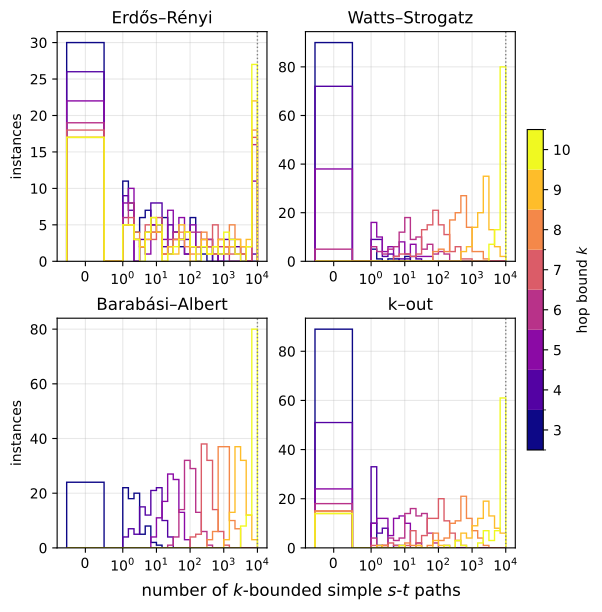

Source code (Python):
""" Experiment accompanying the paper, generates log and .pdf figure

How many k-bounded simple s-t paths does an instance actually have?

The count is a property of the instance, not of the algorithm: every
complete enumerator returns the same number, so BS-DFS serves only as the
oracle.  The histogram is therefore a description of the graph families --
it says what enumeration workload each family poses, and how that workload
spreads over orders of magnitude as the hop bound k grows.

Two populations are drawn explicitly, because both are informative:

  x = 0        instances with no k-bounded path at all (t out of reach
               within k hops); the left-most bin, in the linear part of
               the symlog axis
  x >= ISLICE  instances right-censored by the enumeration cap; they land
               in the top bin, marked by the dotted line, and are counted
               separately in the log
"""

import statistics
from collections import Counter
from itertools import islice

import numpy as np
import matplotlib.pyplot as plt
from matplotlib.colors import BoundaryNorm

from bsdfs import bsdfs
from graph_generator import (CMAP, FAMILIES, ISLICE, K_VALUES, RUNS,
                             COLS, make_panels, print_families)

print_families("path_counts")

# one bin for the zero-path instances, then logarithmic bins up to the cap
BINS = np.concatenate(([-0.5, 0.5], np.logspace(0, np.log10(ISLICE), 25)))


def print_totals(title, totals):
    print(f"\n--- {title}: k-bounded simple s-t paths per instance ---")
    print(f"{'k':>3} {'n':>6} {'no path':>9} {'censored':>9} {'median':>10}"
          f" {'p90':>12} {'max':>12} {'total':>14}")
    for k in K_VALUES:
        c = totals[k]
        print(f"{k:>3} {c['n']:6,} {100*c['zero']/c['n']:8.1f}% {c['trunc']:9,}"
              f" {c['median']:10,.0f} {c['p90']:12,.0f} {c['max']:12,} {c['paths']:14,}")


def make_ax(ax, title, graph_generator):
    ks = list(K_VALUES)

    data = {k: [] for k in ks}
    totals = {k: Counter() for k in ks}
    for run in range(RUNS):
        G, s, t = graph_generator(run)
        n, m = G.number_of_nodes(), G.number_of_edges()
        for k in ks:
            p = sum(1 for _ in islice(bsdfs(G, s, t, k), ISLICE))
            data[k].append(p)
            totals[k].update(n=1, zero=(p == 0), trunc=(p >= ISLICE), paths=p)
            print(f"{run=:8} {n=:4} {m=:4} {k=:4} {p=:10}")

    for i, k in enumerate(ks):
        ax.hist(data[k], bins=BINS, histtype="step", lw=1, color=CMAP(i), label=f"k={k}")

    ax.set_xscale("symlog", linthresh=1)
    ax.axvline(ISLICE, color="gray", lw=1, ls=":")   # enumeration cap: right-censored
    ax.set_title(title)
    ax.grid(True, alpha=0.3)

    for k in ks:
        totals[k]["median"] = statistics.median(data[k])
        totals[k]["p90"] = np.percentile(data[k], 90)
        totals[k]["max"] = max(data[k])
    return totals


def main():
    plt.rcParams.update({"pdf.fonttype": 42}) # Type 42 (TrueType) makes the figure text searchable and selectable
    # every panel holds the same number of instances, so the counts stay
    # comparable without a shared y axis -- and not sharing it keeps the tall
    # zero-path bin of one family from flattening the shape of another
    fig, axes = make_panels(sharey=False)

    fig.supxlabel("number of $k$-bounded simple $s$-$t$ paths")
    for ax in axes[::COLS]:                      # leftmost panel of each row
        ax.set_ylabel("instances")

    totals = [make_ax(ax, f.name, f.generate) for ax, f in zip(axes, FAMILIES)]

    norm = BoundaryNorm(np.arange(min(K_VALUES)-.5, max(K_VALUES)+1.5, 1), CMAP.N)

    sm = plt.cm.ScalarMappable(cmap=CMAP, norm=norm); sm.set_array([])
    cb = fig.colorbar(sm, ax=axes, ticks=K_VALUES, pad=.02, fraction=.035)
    cb.set_label("hop bound $k$")

    fig.savefig("path_counts.pdf", bbox_inches="tight")

    for f, t in zip(FAMILIES, totals):
        print_totals(f.name, t)


if __name__ == "__main__":
    main()
